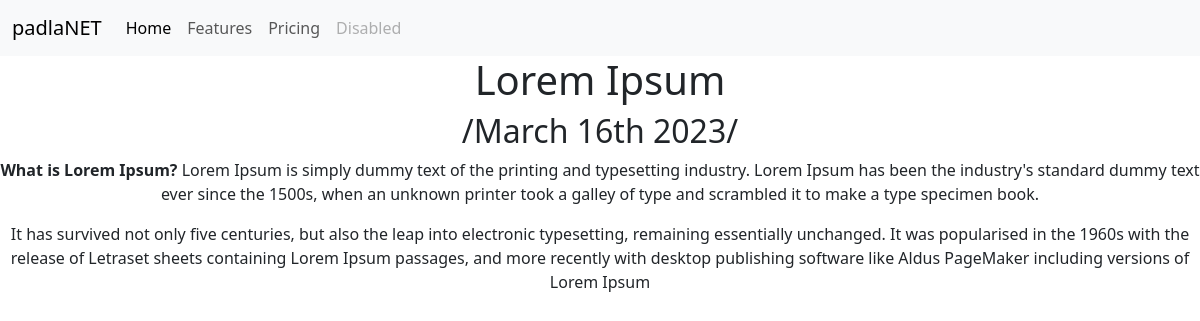
The page /blog/6/ on the database its author committed.
### blog/models.py (models this page shows)
class Blog(models.Model):
    title = models.CharField(max_length=200)
    description = models.TextField()
    date = models.DateField()

### blog/views.py (the view)
# urls.py: path('<int:blog_id>/', views.detail, name = 'detail' ),
def detail(request, blog_id):
    blog = get_object_or_404(Blog, pk = blog_id)
    return render(request, 'blog/detail.html', {'blog':blog})

### blog/templates/blog/detail.html (shortened to what this page needs)
{% extends 'portfolio/base.html' %}
{% block content %}
</head>
<body>
<center><h1>{{ blog.title }}</h1>
<h2>/{{ blog.date|date:'F jS Y' }}/</h2>
    {{ blog.description|safe }}
    </center>
</body>
</html>
{% endblock %}

### rows shown on the page
Blog: title "Lorem Ipsum", date "March 16th 2023", description "What is Lorem Ipsum? Lorem Ipsum is simply dummy text of the printing and typesetting industry. Lorem Ipsum has been the industry's standard dummy text ever since the 1500s, when an unknown printer took a galley of type and scrambled it to make a type specimen book. It has survived not only five centuries, but also the leap into electronic typesetting, remaining essentially unchanged. It was popularised in the 1960s with the release of Letraset sheets containing Lorem Ipsum passages, and more recently with desktop publishing software like Aldus PageMaker including versions of Lorem Ipsum"
